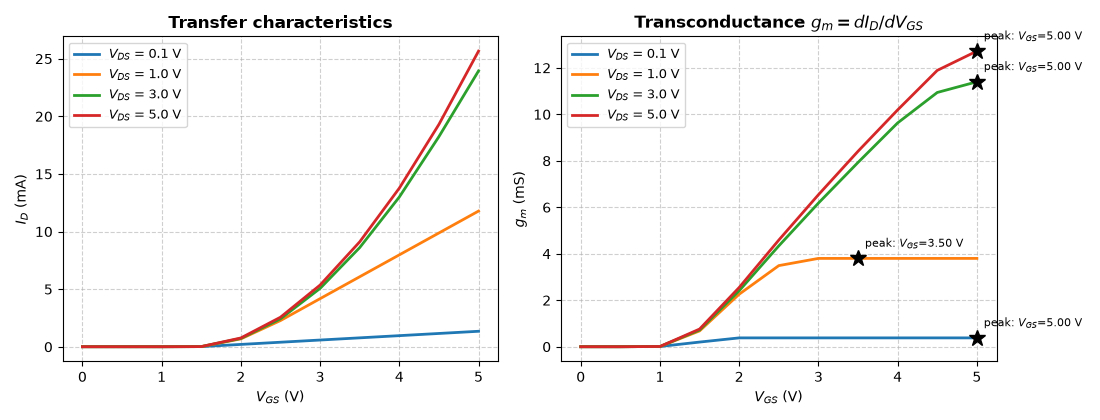

Generate this figure with Python:
import pandas as pd
import numpy as np
import matplotlib.pyplot as plt

# columns: V_DS (V), V_GS (V), I_D (mA)
file_path = r"C:\Users\Satya\Desktop\HANDOUTS\EDA TOOLS\Electrical Data\Electrical Data\MOSFET_ID_VGS.csv"
dft = pd.read_csv(file_path)

fig, ax = plt.subplots(1, 2, figsize=(11, 4.2))

for v_ds, g in dft.groupby('V_DS (V)'):
    g = g.sort_values('V_GS (V)')
    vgs = g['V_GS (V)'].values
    id_ = g['I_D (mA)'].values
    gm = np.gradient(id_, vgs)

    ax[0].plot(vgs, id_, linewidth=2, label=f'$V_{{DS}}$ = {v_ds} V')
    ax[1].plot(vgs, gm, linewidth=2, label=f'$V_{{DS}}$ = {v_ds} V')

    # mark the peak g_m for this V_DS curve
    i_peak = np.argmax(gm)
    ax[1].plot(vgs[i_peak], gm[i_peak], 'k*', markersize=12)
    ax[1].annotate(f'peak: $V_{{GS}}$={vgs[i_peak]:.2f} V',
                   (vgs[i_peak], gm[i_peak]),
                   textcoords="offset points", xytext=(5, 8), fontsize=8)

ax[0].set_title('Transfer characteristics', fontweight='bold')
ax[0].set_xlabel('$V_{GS}$ (V)')
ax[0].set_ylabel('$I_D$ (mA)')
ax[1].set_title('Transconductance $g_m = dI_D/dV_{GS}$', fontweight='bold')
ax[1].set_xlabel('$V_{GS}$ (V)')
ax[1].set_ylabel('$g_m$ (mS)')

for a in ax:
    a.grid(True, linestyle='--', alpha=0.6)
    a.legend(fontsize=9)

plt.tight_layout()
plt.savefig('gm_transfer.png', dpi=300)
plt.show()
